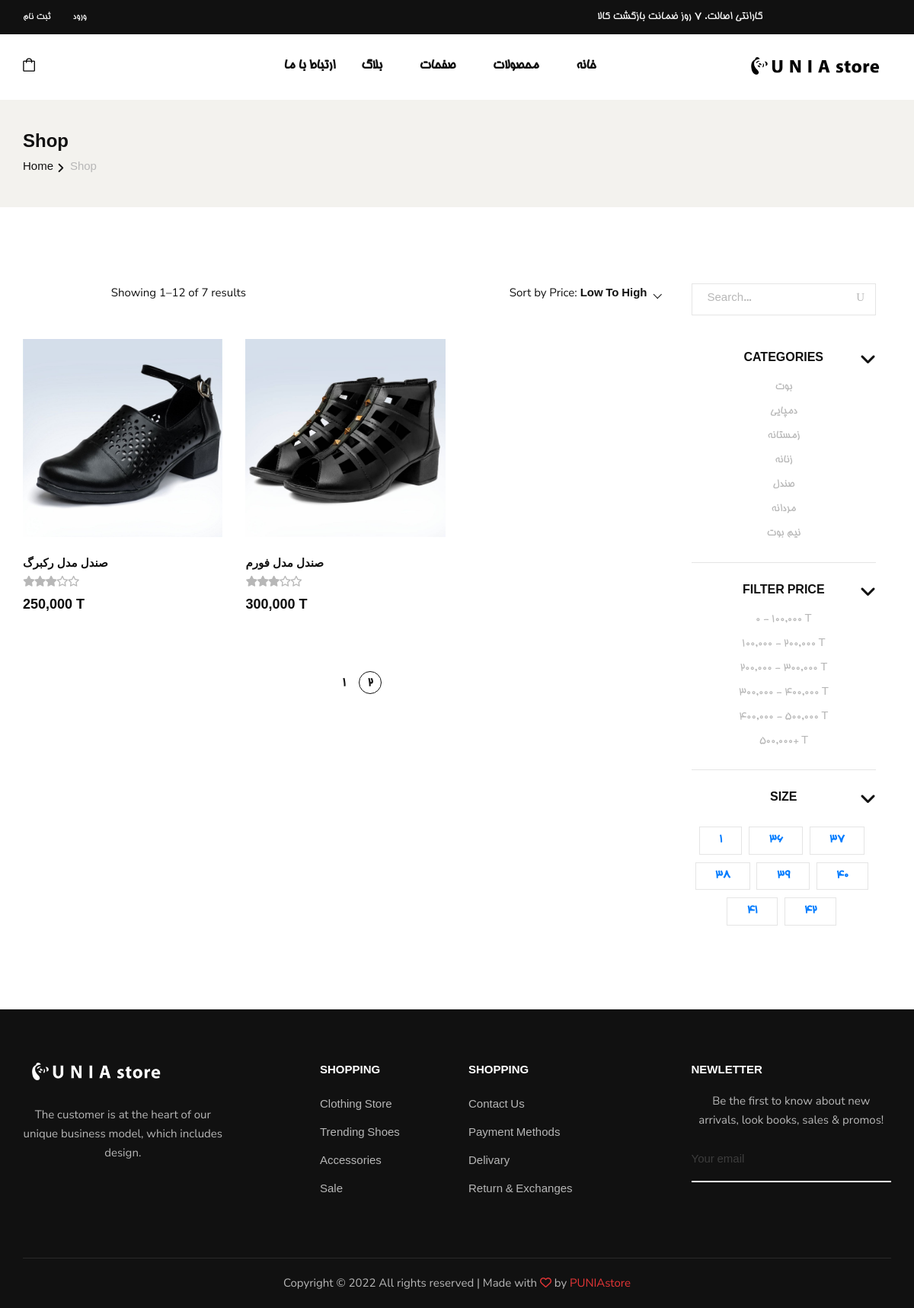
The page /?filter_by=category&filter_field=صندل&show=3?page=2 on the database as committed earlier.
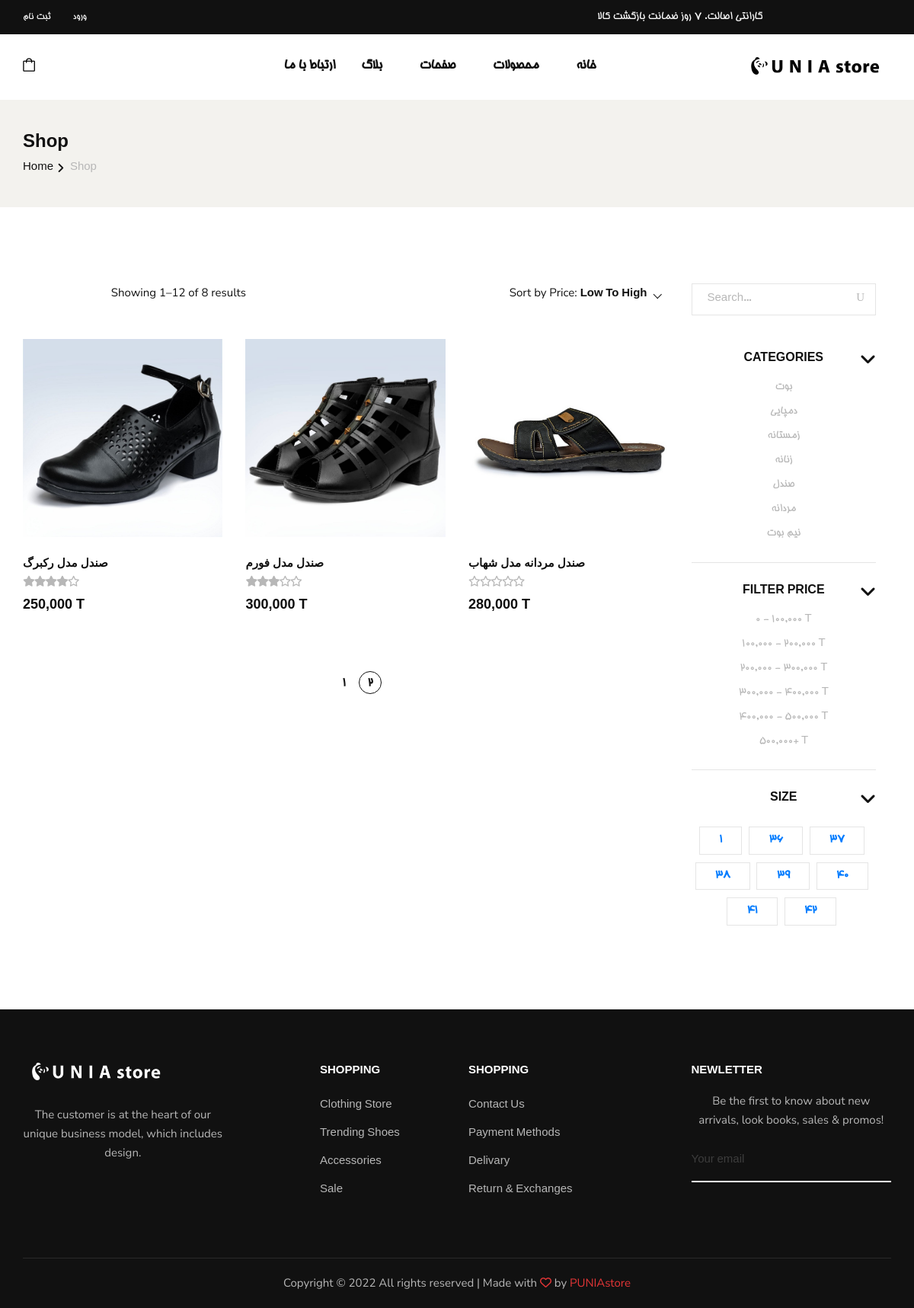
The same page on the database as committed later.
### shop/models.py (models this page shows, shortened)
class Category(models.Model):
    name = models.CharField(max_length=30)

class Product(models.Model):
    name = models.CharField(max_length=50)
    desciption = models.TextField(max_length=300, null=True, blank=True)
    category = models.ManyToManyField(Category)
    dkp = models.CharField(unique=True, max_length=12, null=True, blank=True)
    createDate = models.DateField(null=True)
    averageRating = models.FloatField(null=True, blank=True , default=0.0)
    ratingCount = models.IntegerField(null=True, blank=True , default=0)
    cover = models.ImageField(
        upload_to='images/', default=None, blank=True, null=True)

### shop/views.py (the view)
# urls.py: path('', include('shop.urls')),
def shop(request, filterby="date", filterfield="CreateDate", showcount=12):
    if request.method == 'POST':
        pass
    else:
        if(filterby == "category"):
            filterfield = uri_to_iri(filterfield)
            products = Product.objects.filter(category__name=filterfield).annotate(minPrice=Min(
                'variantproduct__mainPrice'))
        elif(filterby == "price"):
            filterfield = filterfield.split(',')
            filterfield[0] = int(filterfield[0])*1000
            filterfield[1] = int(filterfield[1])*1000
            products = Product.objects.annotate(minPrice=Min('variantproduct__mainPrice')).filter(
                minPrice__lte=filterfield[1], minPrice__gte=filterfield[0])
        elif(filterby == "size"):
            products = Product.objects.annotate(minPrice=Min(
                'variantproduct__mainPrice')).filter(variantproduct__size=filterfield)
        else:
            products = Product.objects.annotate(
                minPrice=Min('variantproduct__mainPrice'))
        pcount = Product.objects.all().count()
        paginator = Paginator(products, 3)
        page = request.GET.get('page', '1')
        products = paginator.page(page)
        categories = Category.objects.all().order_by('name')
        sizes = VariantProduct.objects.values(
            'size').order_by('size').distinct()
        context = {'products': products, 'categories': categories,
                'pcount': pcount, 'sizes': sizes}
        return render(request, 'shop/shop.html', context)

### shop/templates/shop/shop.html (shortened to what the changed rows need)
{% extends 'base.html' %}
{%load mathfilters %}
{% load humanize %}
{% block content %}
    <section class="shop spad" style= "direction:rtl;">
        <div class="container">
            <div class="row">
                <div class="col-lg-3"style= "direction:ltr;text-align:center">
                    <div class="shop__sidebar">
                        <div class="shop__sidebar__accordion">
                            <div class="accordion" id="accordionExample">
                                <div class="card">
                                    <div id="collapseOne" class="collapse show" data-parent="#accordionExample">
                                        <div class="card-body">
                                            <div class="shop__sidebar__categories">
                                                <ul class="nice-scroll">
                                                    {%for item in categories%}
                                                    <li><a href={%url 'shop' "category" item.name products.paginator.per_page %}>{{item.name}}</a></li>
                                                    {%endfor%}
                                                </ul>
                                            </div>
                                        </div>
                                    </div>
                                </div>
                                <div class="card">
                                    <div id="collapseFour" class="collapse show" data-parent="#accordionExample">
                                        <div class="card-body">
                                            <div class="shop__sidebar__size">
                                                {%for item in sizes%}
                                                <label for="{{item.size}}">
                                                    <a href={%url 'shop' "size" item.size products.paginator.per_page %} >
                                                        {{item.size}}
                                                    </a>
                                                </label>
                                                {%endfor%}
                                            </div>
                                        </div>
                                    </div>
                                </div>
                            </div>
                        </div>
                    </div>
                </div>
                <div class="col-lg-9"style= "direction:ltr;">
                    <div class="shop__product__option">
                        <div class="row">
                            <div class="col-lg-6 col-md-6 col-sm-6">
                                <div class="shop__product__option__left">
                                    <p>Showing 1–12 of {{pcount}} results</p>
                                </div>
                            </div>
                        </div>
                    </div>
                    <div class="row">
                        {%for item in products%}
                        <div class="col-lg-4 col-md-6 col-sm-6">
                            <div class="product__item">
                            <a href={% url 'detail' item.id %}>
                                <div class="product__item__pic set-bg" data-setbg="{{item.cover.url}}">
                                </div>
                            <a/>
                                <div class="product__item__text">
                                    <h6>{{item.name}}</h6>
                                    <div class="rating">
                                        {% for i in '12345'|make_list %}
                                        {%if forloop.counter > item.averageRating %}
                                        <i class="fa fa-star-o"></i>
                                        {%else%}
                                        <i class="fa fa-star"></i>
                                        {%endif%}
                                        {%endfor%}
                                    </div>
                                    <h5>{{item.minPrice| intcomma}} T</h5>
                                </div>
                            </div>
                        </div>
                        {%endfor%}
                    </div>
                    <div class="row">
                        <div class="col-lg-12">
                            <div class="product__pagination">
                                {% for num in products.paginator.page_range %}
                                {% if products.number == num %}
                                <a class="active" href="?page={{ num }}">{{num}}</a>
                                {% elif num > products.number|add:'-3' and num < products.number|add:'3' %}
                                <a  href="?page={{ num }}">{{ num }}</a>
                                {% endif %}
                                {% endfor %}
            </div>
                        </div>
                    </div>
                </div>
            </div>
        </div>
    </section>
{%endblock%}

Rows that differ between the two databases and show on the page:
changed Product "صندل مدل رکبرگ": averageRating 3.5 → 4 (drawn)
added Product: shows a picture, name "صندل مردانه مدل شهاب", averageRating 0 (drawn), minPrice "280,000"
Other text that changed with them:
{{ pcount }}: "7" → "8"
